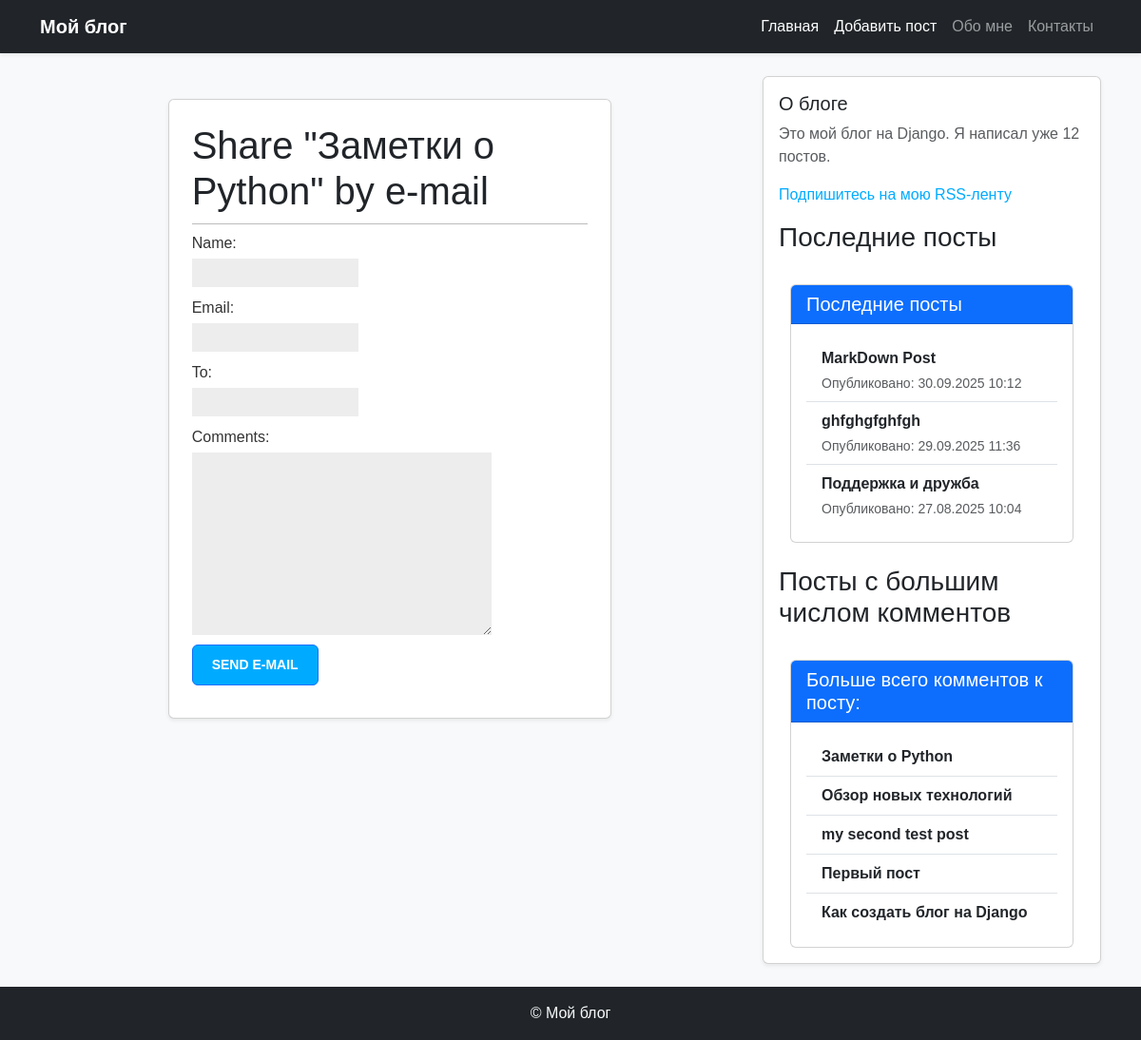
/blog/11/share/, run on the app's committed database.
### blog/models.py (models this page shows, shortened)
class Post(models.Model):
    class Status(models.TextChoices):
        DRAFT = 'DF', 'Draft'
        PUBLISHED = 'PB', 'Published'
    title = models.CharField(max_length=50, verbose_name='название')
    slug = models.SlugField(max_length=50, unique_for_date='publish', verbose_name='слаг')
    body = models.TextField(verbose_name='содержание')
    publish = models.DateTimeField(default=timezone.now, verbose_name='дата публикации')
    created = models.DateTimeField(auto_now_add=True, verbose_name='создан')
    updated = models.DateTimeField(auto_now=True, verbose_name='обновлен')
    status = models.CharField(max_length=2, choices=Status.choices, default=Status.DRAFT, verbose_name='статус')
    author = models.ForeignKey(User, on_delete=models.CASCADE, related_name='blog_posts', verbose_name='автор')
    objects = models.Manager()
    published = PublishManager()
    tags = TaggableManager()
    class Meta:
        ordering = ['-publish']
        verbose_name = 'пост'
        verbose_name_plural = 'посты'
        indexes = [
            models.Index(fields=['-publish']),
        ]
    def get_absolute_url(self):
        return reverse('blog:post_detail',
                       args=[
                            self.publish.year,
                            self.publish.month,
                            self.publish.day,
                            self.slug
                        ])

### blog/views.py (the view)
# urls.py: path('blog/<int:post_id>/share/', post_share, name='post_share'),
def post_share(request, post_id):
    post = get_object_or_404(Post, id=post_id, status=Post.Status.PUBLISHED)
    sent = False
    if request.method == 'POST':
        form = EmailPostForm(request.POST)
        if form.is_valid():
            cd = form.cleaned_data
            send_email(
                post=post,
                recipient_email=cd['to'],
                cd=cd['name'],
                comments=cd['comments'],
                request=request,
            )
            sent = True
    else:
        form = EmailPostForm()
    context = {
            'post': post,
            'form': form,
            'sent':sent,
        }
    return render(request, 'blog/post/share.html', context=context)

### blog/forms.py
class EmailPostForm(forms.Form):
    name = forms.CharField(max_length=25)
    email = forms.EmailField()
    to = forms.EmailField()
    comments = forms.CharField(required=False, widget=forms.Textarea)

### blog/models.py (called while the page is built)
    def get_queryset(self):
        return super().get_queryset().filter(status=Post.Status.PUBLISHED)

### blog/templatetags/blog_tags.py (called while the page is built)
@register.simple_tag
def total_posts():
    return Post.published.count()

@register.inclusion_tag('blog/post/latest_posts.html')
def show_latest_posts(count=5):
    latest_posts = Post.published.order_by('-publish')[:count]
    return {'latest_posts':latest_posts}

@register.simple_tag
def get_most_commented_posts(count=5):
    return Post.published.annotate(
        total_comments=Count('comments')
    ).order_by('-total_comments')[:count]

### blog/templates/blog/post/share.html (shortened to what this page needs)
{% extends "blog/base.html" %}
 {% block content %}
<div class="container my-4">
  <div class="row justify-content-center">
    <div class="col-md-8">
      <div class="card shadow-sm p-4">
          {% if sent %}
          <div class="alert alert-success">
            <h1>E-mail successfully sent</h1>
            <p>
            "{{ post.title }}" was successfully sent
            to {{ form.cleaned_data.to }}.
            </p>
          </div>
          {% else %}
            <h1>Share "{{ post.title }}" by e-mail</h1>
            <form method="post">{{ form.as_p }}
                <input type="submit" class="button btn btn-primary" value="Send e-mail">
            </form>
      </div>
    </div>
  </div>
</div>
  {% endif %}
 {% endblock %}

### blog/templates/blog/base.html (shortened to what this page needs)
{% load blog_tags %}
{% load static %}
<!DOCTYPE html>
<html lang="ru">
<head>
  <link rel="stylesheet" href="https://cdn.jsdelivr.net/npm/bootstrap@5.3.2/dist/css/bootstrap.min.css">
  <link href="{% static 'css/blog.css' %}" rel="stylesheet">
</head>
<body class="bg-light">
  <nav class="navbar navbar-expand-lg navbar-dark bg-dark shadow-sm">
    <div class="container">
      <a class="navbar-brand fw-bold" href="{% url 'blog:posts_list' %}">Мой блог</a>
      <div class="collapse navbar-collapse" id="navbarContent">
        <ul class="navbar-nav ms-auto">
          <li class="nav-item"><a class="nav-link active" href="{% url 'blog:index' %}">Главная</a></li>
          <li class="nav-item"><a class="nav-link active" href="{% url 'blog:post_create' %}">Добавить пост</a></li>
          <li class="nav-item"><a class="nav-link" href="#">Обо мне</a></li>
          <li class="nav-item"><a class="nav-link" href="#">Контакты</a></li>
        </ul>
      </div>
    </div>
  </nav>
  <div class="container mt-4">
    <div class="row">
      <main class="col-md-8 mb-4">
        {% block content %}{% endblock %}
      </main>
      <aside class="col-md-4">
        <div class="card shadow-sm p-3">
          <h2 class="h5">О блоге</h2>
          <p class="text-muted">
            Это мой блог на Django.
            Я написал уже {% total_posts %} постов.
          </p>
          <p>
           <a href="{% url 'blog:post_feed' %}">
             Подпишитесь на мою RSS-ленту
           </a>
          </p>
          <h3>Последние посты</h3>
            {% show_latest_posts 3 %}
          <br>
          <h3>Посты с большим числом комментов</h3>
          <div class="container mt-4">
            <div class="card">
              <div class="card-header bg-primary text-white">
                <h5 class="mb-0">Больше всего комментов к посту:</h5>
              </div>
              {% get_most_commented_posts as most_commented_posts %}
              <div class="card-body">
                <ul class="list-group list-group-flush">
                  {% for post in most_commented_posts %}
                  <li class="list-group-item">
                    <a href="{{ post.get_absolute_url }}" class="text-decoration-none fw-bold text-dark">{{ post.title }}</a>
                  </li>
                  {% endfor %}
                </ul>
              </div>
            </div>
          </div>
        </div>
      </aside>
    </div>
  </div>
  <footer class="bg-dark text-light text-center py-3 mt-4">
    <p class="mb-0">&copy; {{ now|date:"Y" }} Мой блог</p>
  </footer>
</body>
</html>

### blog/templates/blog/post/latest_posts.html
<div class="container mt-4">
  <div class="card">
    <div class="card-header bg-primary text-white">
      <h5 class="mb-0">Последние посты</h5>
    </div>
    <div class="card-body">
      <ul class="list-group list-group-flush">
        {% for post in latest_posts %}
        <li class="list-group-item">
          <a href="{{ post.get_absolute_url }}" class="text-decoration-none fw-bold text-dark">
            {{ post.title }}
          </a>
          <div class="text-muted small mt-1">
            Опубликовано: {{ post.publish|date:"d.m.Y H:i" }}
          </div>
        </li>
        {% endfor %}
      </ul>
    </div>
  </div>
</div>

### blog/static/css/blog.css (style rules this page uses)
body { margin:0; padding:0; font-family:helvetica, sans-serif; }
a { color:#00abff; text-decoration:none; }
h1 { font-weight:normal; border-bottom:1px solid #bbb; padding:0 0 10px 0; }
h2 { font-weight:normal; margin:30px 0 0; }
label { float:left; clear:both; color:#333; margin-bottom:4px; }
input, textarea { clear:both; float:left; margin:0 0 10px; background:#ededed; border:0; padding:6px 10px; font-size:12px; }
input[type=submit] { font-weight:bold; background:#00abff; color:#fff; padding:10px 20px; font-size:14px; text-transform:uppercase; }

### data on the page
Post: title "Заметки о Python"
Post: title "MarkDown Post", publish "30.09.2025 10:12"
Post: title "ghfghgfghfgh", publish "29.09.2025 11:36"
Post: title "Поддержка и дружба", publish "27.08.2025 10:04"
Post: title "Обзор новых технологий"
Post: title "my second test post"
Post: title "Первый пост"
Post: title "Как создать блог на Django"
